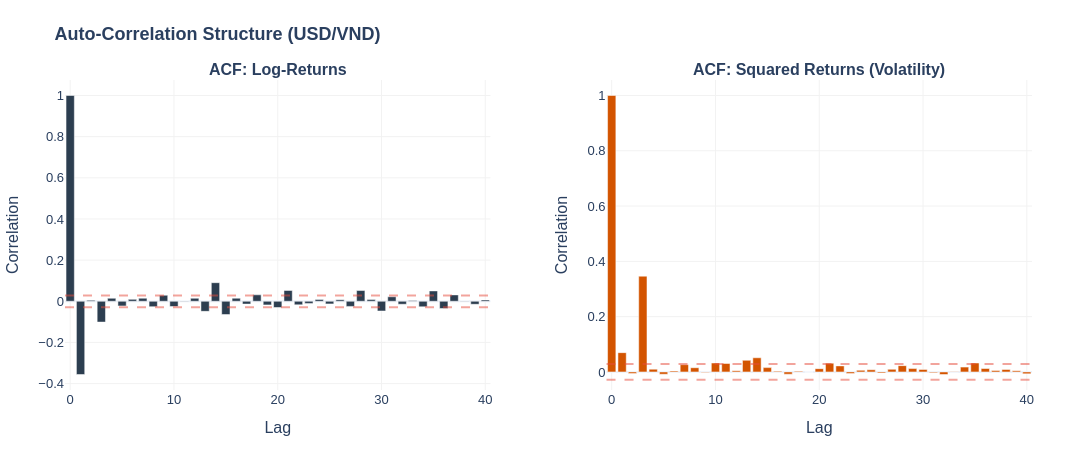

The notebook cell this image was saved under:
### Code cell
# Setup Subplots
fig = make_subplots(
    rows=1,
    cols=2,
    subplot_titles=(
        "<b>ACF: Log-Returns</b>",
        "<b>ACF: Squared Returns (Volatility)</b>",
    ),
    horizontal_spacing=0.12,
)

# Plot ACF
fig.add_trace(
    go.Bar(x=lags, y=acf_vals, marker_color="#2c3e50", name="ACF"), row=1, col=1
)
# Plot Squared ACF
fig.add_trace(
    go.Bar(x=lags, y=acf_sq_vals, marker_color="#d35400", name="Sq ACF"), row=1, col=2
)

# Significance Threshold (approx 95% CI)
ci = 1.96 / np.sqrt(len(series))
for col in [1, 2]:
    fig.add_hline(
        y=ci, line_dash="dash", line_color="#e74c3c", opacity=0.5, row=1, col=col
    )
    fig.add_hline(
        y=-ci, line_dash="dash", line_color="#e74c3c", opacity=0.5, row=1, col=col
    )

# Styling
fig.update_layout(
    template="plotly_white",
    height=450,
    width=1100,
    showlegend=False,
    title_text="<b>Auto-Correlation Structure (USD/VND)</b>",
    font=dict(family="Arial, sans-serif", size=13),
    margin=dict(t=80, b=60, l=60, r=60),
)

fig.update_xaxes(title_text="Lag", gridcolor="#f2f2f2")
fig.update_yaxes(title_text="Correlation", gridcolor="#f2f2f2")

fig.show()

### Figure 1 — Plotly figure (JSON) as saved in the notebook; plotly's stock layout.template omitted (floating-point values rounded to 4 significant figures)
{"data": [{"marker": {"color": "#2c3e50"}, "name": "ACF", "type": "bar", "x": [0, 1, 2, 3, 4, 5, 6, 7, 8, 9, 10, 11, 12, 13, 14, 15, 16, 17, 18, 19, 20, 21, 22, 23, 24, 25, 26, 27, 28, 29, 30, 31, 32, 33, 34, 35, 36, 37, 38, 39, 40], "xaxis": "x", "y": [1.0, -0.3559, 0.004919, -0.1011, 0.01465, -0.02269, 0.009238, 0.0149, -0.02634, 0.02931, -0.0254, 0.001855, 0.01467, -0.04893, 0.09035, -0.06447, 0.01497, -0.01365, 0.03137, -0.01752, -0.03033, 0.05259, -0.01735, -0.01039, 0.009095, -0.01266, 0.007566, -0.02499, 0.05216, 0.008231, -0.04723, 0.02199, -0.01446, 0.003633, -0.02702, 0.05037, -0.03509, 0.031, 0.001216, -0.0147, 0.006614], "yaxis": "y"}, {"marker": {"color": "#d35400"}, "name": "Sq ACF", "type": "bar", "x": [0, 1, 2, 3, 4, 5, 6, 7, 8, 9, 10, 11, 12, 13, 14, 15, 16, 17, 18, 19, 20, 21, 22, 23, 24, 25, 26, 27, 28, 29, 30, 31, 32, 33, 34, 35, 36, 37, 38, 39, 40], "xaxis": "x2", "y": [1.0, 0.06977, -0.005432, 0.3465, 0.009955, -0.00832, 0.003457, 0.02636, 0.0152, -0.001918, 0.03229, 0.03061, 0.00445, 0.04204, 0.05123, 0.01563, 0.002635, -0.008131, 0.002308, -2.363e-05, 0.01183, 0.0317, 0.02192, -0.0059, 0.005943, 0.007796, -0.003524, 0.009507, 0.02276, 0.01217, 0.009103, -0.002895, -0.009278, 0.0008532, 0.01745, 0.03232, 0.01243, 0.005299, 0.008891, 0.004341, -0.006967], "yaxis": "y2"}], "layout": {"annotations": [{"font": {"size": 16}, "showarrow": false, "text": "<b>ACF: Log-Returns</b>", "x": 0.22, "xanchor": "center", "xref": "paper", "y": 1, "yanchor": "bottom", "yref": "paper"}, {"font": {"size": 16}, "showarrow": false, "text": "<b>ACF: Squared Returns (Volatility)</b>", "x": 0.78, "xanchor": "center", "xref": "paper", "y": 1, "yanchor": "bottom", "yref": "paper"}], "font": {"family": "Arial, sans-serif", "size": 13}, "height": 450, "margin": {"b": 60, "l": 60, "r": 60, "t": 80}, "shapes": [{"line": {"color": "#e74c3c", "dash": "dash"}, "opacity": 0.5, "type": "line", "x0": 0, "x1": 1, "xref": "x domain", "y0": 0.02844, "y1": 0.02844, "yref": "y"}, {"line": {"color": "#e74c3c", "dash": "dash"}, "opacity": 0.5, "type": "line", "x0": 0, "x1": 1, "xref": "x domain", "y0": -0.02844, "y1": -0.02844, "yref": "y"}, {"line": {"color": "#e74c3c", "dash": "dash"}, "opacity": 0.5, "type": "line", "x0": 0, "x1": 1, "xref": "x2 domain", "y0": 0.02844, "y1": 0.02844, "yref": "y2"}, {"line": {"color": "#e74c3c", "dash": "dash"}, "opacity": 0.5, "type": "line", "x0": 0, "x1": 1, "xref": "x2 domain", "y0": -0.02844, "y1": -0.02844, "yref": "y2"}], "showlegend": false, "title": {"text": "<b>Auto-Correlation Structure (USD/VND)</b>"}, "width": 1100, "xaxis": {"anchor": "y", "domain": [0, 0.44], "gridcolor": "#f2f2f2", "title": {"text": "Lag"}}, "xaxis2": {"anchor": "y2", "domain": [0.56, 1], "gridcolor": "#f2f2f2", "title": {"text": "Lag"}}, "yaxis": {"anchor": "x", "domain": [0, 1], "gridcolor": "#f2f2f2", "title": {"text": "Correlation"}}, "yaxis2": {"anchor": "x2", "domain": [0, 1], "gridcolor": "#f2f2f2", "title": {"text": "Correlation"}}}}
